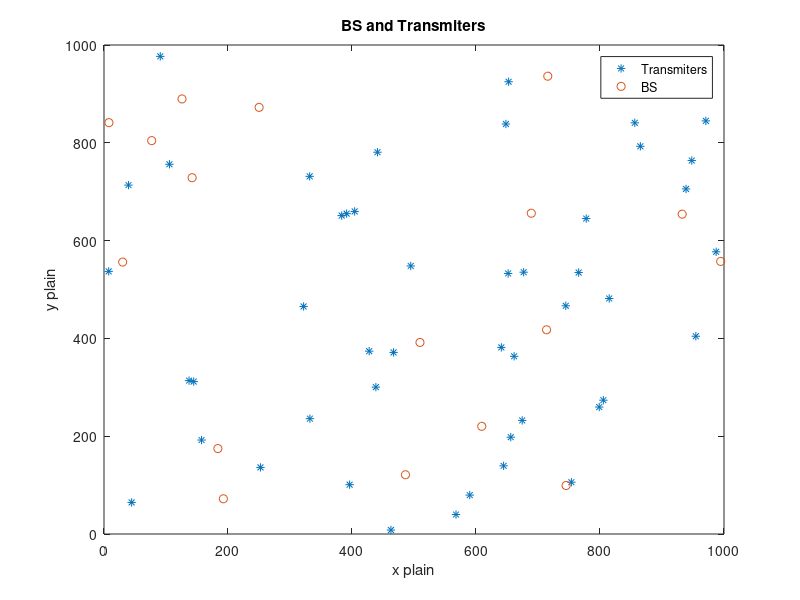

Source code (MATLAB):
clear all;
clc;
close all;
lambdaTx=0.05;
lambdaBs=0.02;
areaSize=1e3;
numPointsTx=poissrnd(areaSize*lambdaTx);
numPointsBS=poissrnd(areaSize*lambdaBs);
transPoints = rand(numPointsTx, 2).*areaSize;
bsPoints = rand(numPointsBS, 2).*areaSize;
% R=sqrt(2.*areaSize)./2;

bsPoints=bsPoints(:,1)+j.*bsPoints(:,2);
transPoints=transPoints(:,1)+j.*transPoints(:,2);

% r_ij=zeros(numPointsTx,numPointsBS);
% for i=1:numPointsTx
%     for j=1:numPointsBS
%      r_ij(i,j)=mod(abs(bsPoints(j)-transPoints(i)),R);
%     end
% end




figure(1)
plot(real(transPoints), imag(transPoints), '*');
title('BS and Transmiters')
xlabel('x plain')
ylabel('y plain')
hold on
plot(real(bsPoints), imag(bsPoints), 'o');
legend('Transmiters','BS');
hold off



